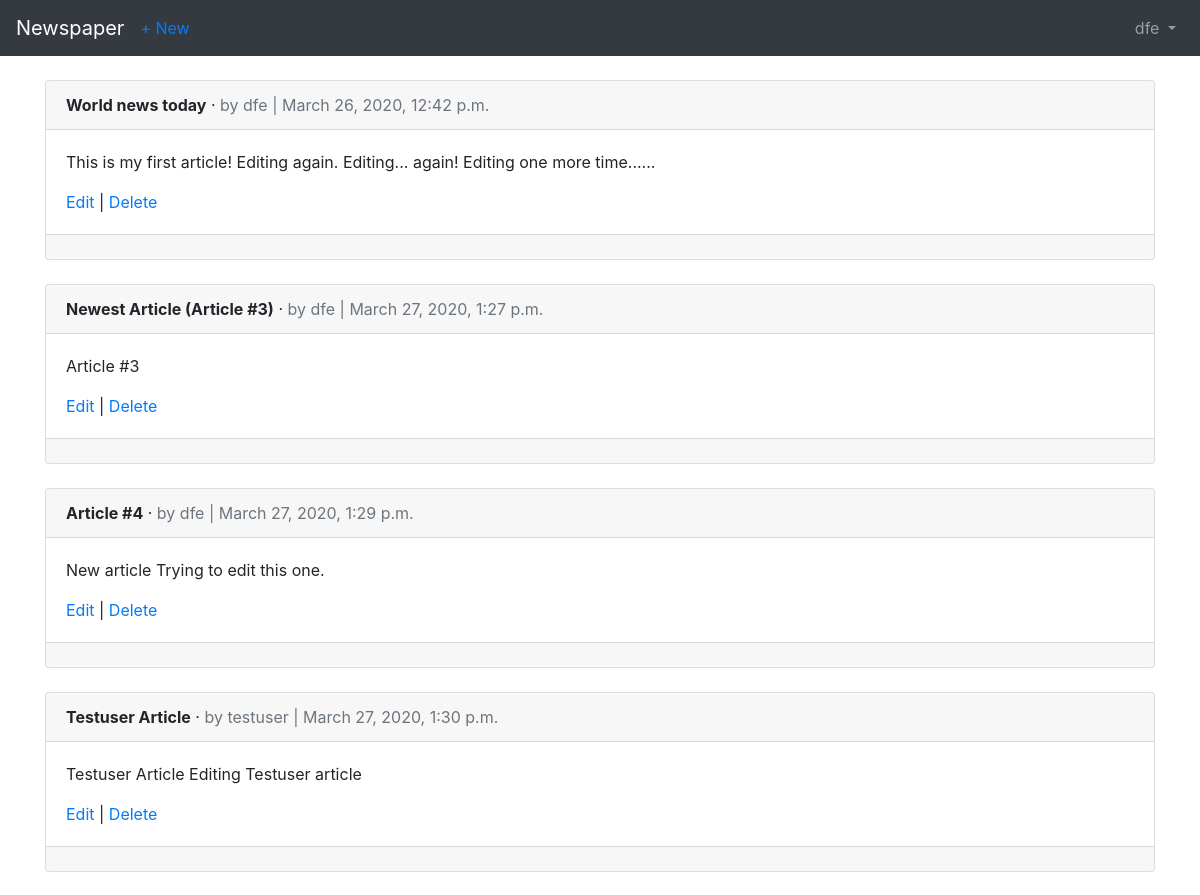
The page /articles/ (signed in, upper part) on the database as committed earlier.
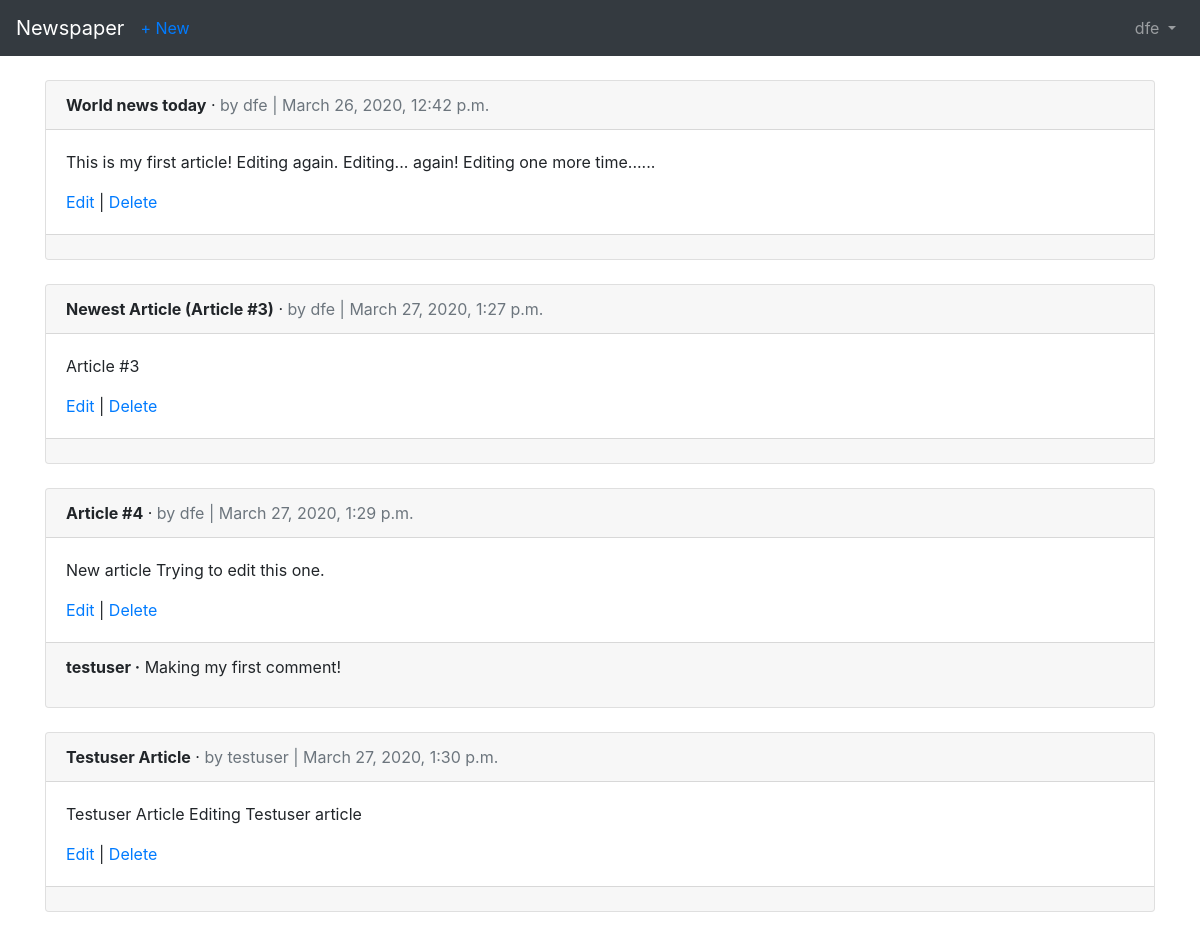
The same page on the database as committed later.
### articles/models.py (models this page shows, shortened)
class Article(models.Model):
    title = models.CharField(max_length=255)
    body = models.TextField()
    date = models.DateTimeField(auto_now_add=True)
    author = models.ForeignKey(
        get_user_model(),
        on_delete=models.CASCADE,
    )

class Comment(models.Model): # new
    article = models.ForeignKey(
        Article,
        on_delete=models.CASCADE,
        related_name='comments', #  new
    )
    comment = models.CharField(max_length=140)
    author = models.ForeignKey(
        get_user_model(),
        on_delete=models.CASCADE,
        related_name='comments', #  new
    )
    comment = models.CharField(max_length=140)
    author = models.ForeignKey(
        get_user_model(),
        on_delete=models.CASCADE,
    )
    def __str__(self):
        return self.comment

### users/models.py (models this page shows)
class CustomUser(AbstractUser):
    age = models.PositiveIntegerField(null=True, blank=True)

### articles/views.py (the view)
# urls.py: path('', ArticleListView.as_view(), name='article_list'),
class ArticleListView(LoginRequiredMixin, ListView):    #  new
    model = Article
    template_name = 'article_list.html'
    login_url = 'login'                                 #  new

### templates/article_list.html (shortened to what this page needs)
{% extends 'base.html' %}
{% block content %}
  {% for article in object_list %}
    <div class="card">
      <div class="card-header">
        <span class="font-weight-bold">{{ article.title }}</span> &middot;
        <span class="text-muted">by {{ article.author }} |
        {{ article.date }}</span>
      </div>
      <div class="card-body">
        <p> {{ article.body }} </p>
        <a href="{% url 'article_edit' article.pk %}">Edit</a> |
        <a href="{% url 'article_delete' article.pk %}">Delete</a>
      </div>
      <div class="card-footer">
        {% for comment in article.comments.all %}
          <p>
            <span class="font-weight-bold">{{ comment.author }} &middot;</span>
            {{ comment }}
          </p>
        {% endfor %}
      </div>
    </div>
    <br />
  {% endfor %}
  {% endblock content %}

Rows that differ between the two databases and show on the page:
added Comment: author "testuser", comment "Making my first comment!", shown under Article "Article #4"
